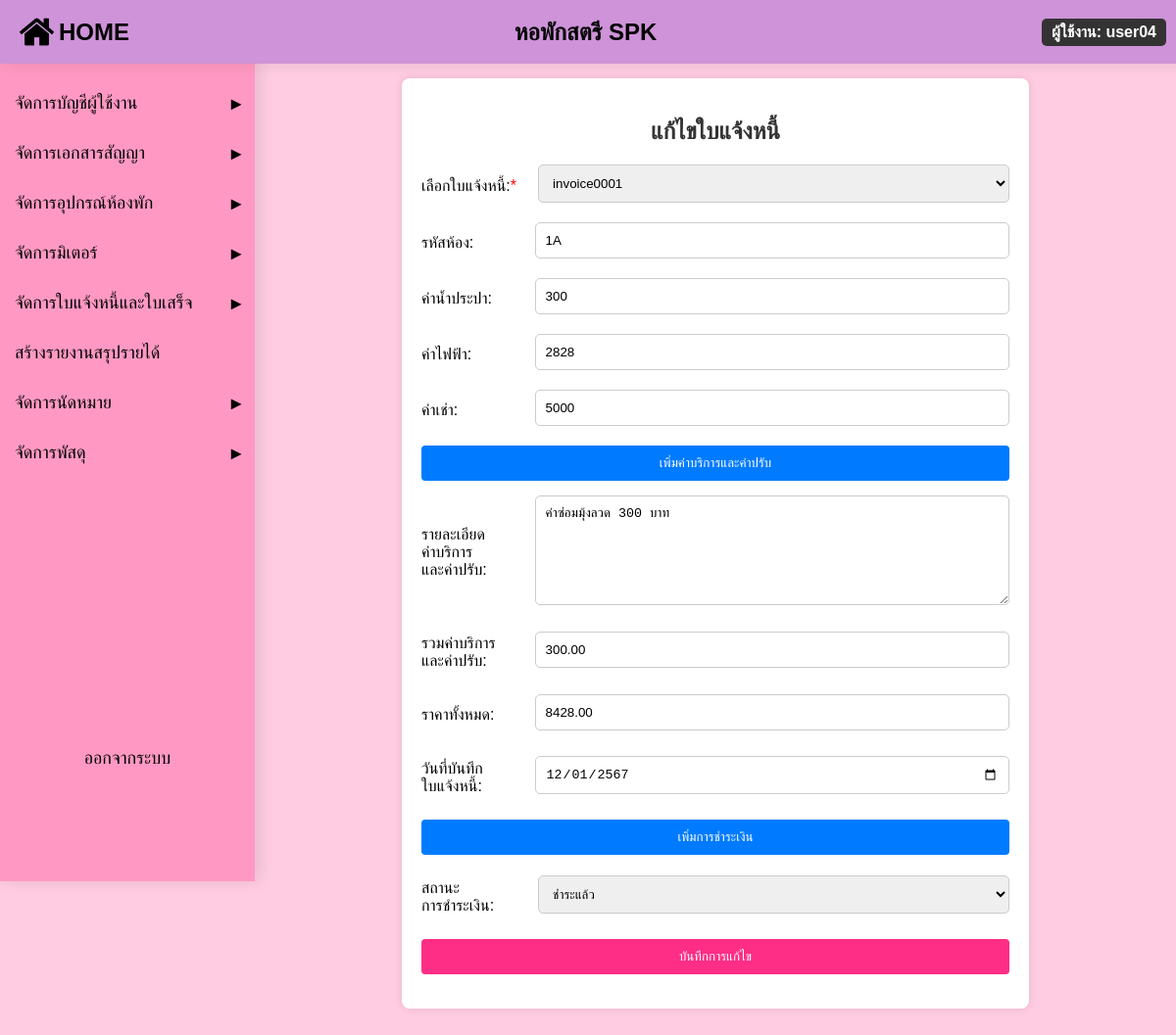
Page /edit_invoice.php?invoice_id=invoice0001 (signed in) on the committed database.
### tables this page shows
CREATE TABLE `invoice` (
  `invoice_id` varchar(20) NOT NULL,
  `room_id` varchar(11) NOT NULL,
  `water_cost` varchar(11) NOT NULL,
  `electric_cost` varchar(11) NOT NULL,
  `rent_cost` varchar(11) NOT NULL,
  `penalty_service_cost` varchar(11) NOT NULL,
  `cost_detail` text NOT NULL,
  `total_cost` varchar(11) NOT NULL,
  `payment_date` date DEFAULT NULL,
  `payment_img` blob,
  `payment_typeID` varchar(11) DEFAULT NULL,
  `invoice_date` date DEFAULT NULL,
  `payment_statusID` varchar(11) DEFAULT NULL,
  `invoice_month` varchar(11) NOT NULL
);

### edit_invoice.php (the view, shortened to what this page needs)
<?php
include('condb.php');
$invoice_list = [];
$invoice_query = "SELECT invoice_id FROM invoice";
$invoice_result = mysqli_query($conn, $invoice_query);
while ($row = mysqli_fetch_assoc($invoice_result)) {
    $invoice_list[] = $row['invoice_id'];
}
$invoice_id = isset($_GET['invoice_id']) ? $_GET['invoice_id'] : null;
$invoice = null;
if ($invoice_id) {
    $query = "SELECT * FROM invoice WHERE invoice_id = ?";
    $stmt = $conn->prepare($query);
    $stmt->bind_param("s", $invoice_id);
    $stmt->execute();
    $result = $stmt->get_result();
    if ($result->num_rows > 0) {
        $invoice = $result->fetch_assoc();
    } else {
        echo "<script>alert('ไม่พบข้อมูลใบแจ้งหนี้');</script>";
    }
}
$payment_status = [];
$payment_status_query = "SELECT payment_statusID, payment_status_name FROM payment_status";
$payment_status_result = mysqli_query($conn, $payment_status_query);
while ($row = mysqli_fetch_assoc($payment_status_result)) {
    $payment_status[] = $row;
}
?>
<!DOCTYPE html>
<html lang="th">
<head>
</head>
<body>
    <?php include('admin_sidebar.php');?>
    <div class="content">
        <h2>แก้ไขใบแจ้งหนี้</h2>
        <form method="GET" action="edit_invoice.php">
            <div class="form-group">
                <label for="invoice_id">เลือกใบแจ้งหนี้:<span style="color: red;">*</span></label>
                <select name="invoice_id" id="invoice_id" onchange="this.form.submit()">
                    <?php
                    foreach ($invoice_list as $id) {
                        $selected = ($invoice_id == $id) ? 'selected' : '';
                        echo "<option value='$id' $selected>$id</option>";
                    }
                    ?>
                </select>
            </div>
        </form>
        <form method="POST" action="edit_invoice.php" enctype="multipart/form-data">
            <div class="form-group">
                <label for="room_id">รหัสห้อง:</label>
                <input type="text" placeholder="รหัสห้อง" name="room_id" value="<?php echo $invoice['room_id']; ?>" readonly>
            </div>
            <div class="form-group">
                <label for="water_cost">ค่าน้ำประปา:</label>
                <input type="text" placeholder="ค่าน้ำประปา" name="water_cost" id="water_cost" value="<?php echo $invoice['water_cost']; ?>" readonly>
            </div>
            <div class="form-group">
                <label for="electric_cost">ค่าไฟฟ้า:</label>
                <input type="text" placeholder="ค่าไฟฟ้า" name="electric_cost" id="electric_cost" value="<?php echo $invoice['electric_cost']; ?>" readonly>
            </div>
            <div class="form-group">
                <label for="rent_cost">ค่าเช่า:</label>
                <input type="text" placeholder="ค่าเช่า" name="rent_cost" id="rent_cost" value="<?php echo $invoice['rent_cost']; ?>" readonly>
            </div>
            <button type="button" id="add_penalty_service" class="button2">เพิ่มค่าบริการและค่าปรับ</button>
            <div class="form-group">
                <label for="cost_detail">รายละเอียด <br> ค่าบริการ <br> และค่าปรับ:</label>
                <textarea rows="6" placeholder="รายละเอียดค่าบริการ" name="cost_detail"><?php echo $invoice['cost_detail']; ?></textarea>
            </div>
            <div class="form-group">
                <label for="penalty_service_cost">รวมค่าบริการ <br> และค่าปรับ:</label>
                <input type="text" placeholder="รวมค่าบริการ" name="penalty_service_cost" id="penalty_service_cost" value="<?php echo $invoice['penalty_service_cost']; ?>" readonly>
            </div>
            <div class="form-group">
                <label for="total_cost">ราคาทั้งหมด:</label>
                <input type="text" placeholder="ราคาทั้งหมด" name="total_cost" id="total_cost" value="<?php echo $invoice['total_cost']; ?>" readonly>
            </div>
            <div class="form-group">
                <label for="invoice_date">วันที่บันทึก <br> ใบแจ้งหนี้:</label>
                <input type="date" name="invoice_date" value="<?php echo $invoice['invoice_date']; ?>">
            </div>
            <button type="button" id="showPaymentFields" class="button2">เพิ่มการชำระเงิน</button>
            <div class="form-group">
                <label for="payment_statusID">สถานะ <br> การชำระเงิน:</label>
                <select name="payment_statusID" id="payment_statusID">
                    <?php foreach ($payment_status as $type) {
                            $selected = ($type['payment_statusID'] == $invoice['payment_statusID']) ? 'selected' : '';
                            echo "<option value='{$type['payment_statusID']}' $selected>{$type['payment_status_name']}</option>";
                        }
                    ?>
                </select>
            </div>
            <button type="submit">บันทึกการแก้ไข</button>
        </form>
    </div>
</body>
</html>

### edit_invoice.php (style rules this page uses)
body { font-family: Arial, sans-serif; background-color: #f0f0f0; display: flex; justify-content: center; align-items: center; padding: 50px; }
.content { margin-top: 30px; max-width: 100%; background: white; padding: 20px; border-radius: 8px; box-shadow: 0 0 10px rgba(0, 0, 0, 0.1); margin-left: 10%; }
h2 { text-align: center; color: #333; }
form { display: flex; flex-direction: column; align-items: center; }
.form-group { display: flex; align-items: center; margin-bottom: 20px; width: 600px; }
.form-group label { width: 150px; }
label { display: block; margin: 10px 0 5px; }
input[type="text"], input[type="date"], select, textarea, input[type="file"] { flex-grow: 1; padding: 10px; border: 1px solid #ccc; border-radius: 5px; width: 100%; }
button { background-color: #fe2d85; color: white; padding: 10px 15px; border: none; border-radius: 4px; cursor: pointer; width: 100%; margin-bottom: 15px; }
.button2 { background-color: #007bff; color: white; padding: 10px 15px; border-radius: 4px; cursor: pointer; }

### admin_sidebar.php (style rules this page uses)
body { margin: 0; font-family: Arial, sans-serif; background-color: #ffcce1; }
.content { margin-left: 260px; padding-top: 80px; padding: 20px; }

### rows in the picture
invoice: room_id "1A", water_cost "300", electric_cost "2828", rent_cost "5000", cost_detail "ค่าซ่อมมุ้งลวด 300 บาท", penalty_service_cost "300.00", total_cost "8428.00", invoice_date "12/01/2567"

### other values in the picture
$_SESSION['username'] "user04"
form field invoice_id "invoice0001"
form field payment_statusID "ชำระแล้ว"
